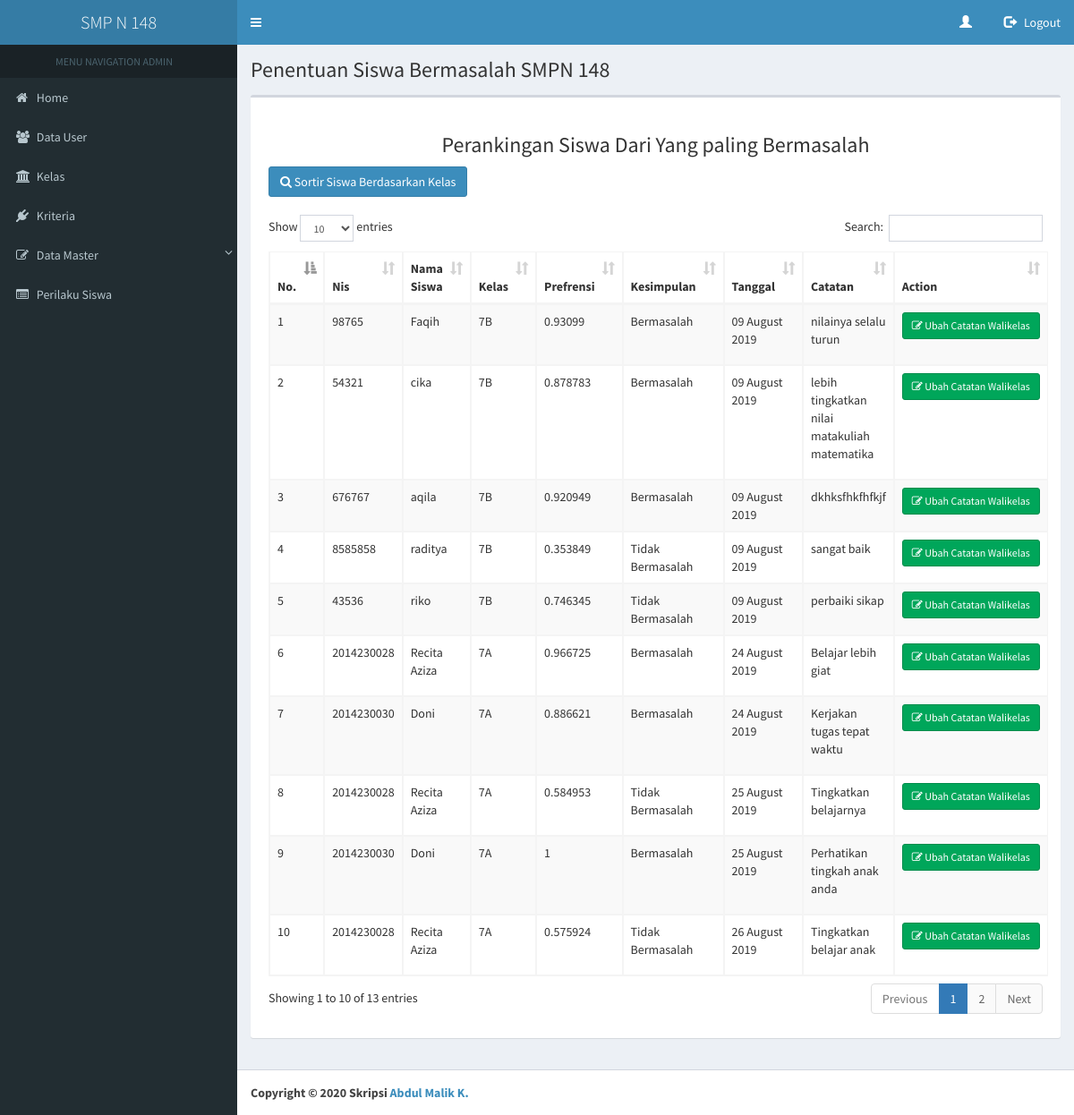
The page /pages/view/home.php?page=hasil_prilaku_siswa2 on the database its author committed.
### tables this page shows
CREATE TABLE `tb_ranking` (
  `id_rank` int(50) NOT NULL,
  `id_sw` int(50) NOT NULL,
  `nis` bigint(50) NOT NULL,
  `nama_sw` varchar(50) NOT NULL,
  `kelas_sw` varchar(50) NOT NULL,
  `prefrensi` float NOT NULL,
  `note` text NOT NULL,
  `tanggal_verifikasi` date NOT NULL
);

### pages/view/hasil_prilaku_siswa2.php (the view, shortened to what this page needs)
<section class="content-header">
  <h1>
    Penentuan Siswa Bermasalah SMPN 148
  </h1>
</section>
<section class="content">
  <div class="row">
    <div class="col-xs-12">
      <div class="box">
          <div class="box-body">
       <!-- <?php
          include "../models/koneksi.php";
          ?>
  <div class="tab-content">
    <div class="box-body">
      <h3><center>Perankingan Siswa Dari Yang paling Bermasalah</center> </h3>
      <a href="#"><button class="btn btn-primary" type="button" data-target="#ModalAdd2" data-toggle="modal"><i class="fa fa-search"></i> Sortir Siswa Berdasarkan Kelas</button></a>
      <br>
      <br>
      <table id="tmp_modal" class="table table-bordered table-striped table-scalable">
            <thead>
              <tr>
                <th>No.</th>
                <th>Nis</th>
                <th>Nama Siswa</th>
                <th>Kelas</th>
                <th>Prefrensi</th>
                <th>Kesimpulan</th>
                <th>Tanggal</th>
                <th>Catatan</th>
                <th>Action</th>
              </tr>
            </thead>
            <tbody>
              <?php
              if(isset($_POST['sortir'])){
                $sortir = $_POST['kelas_sortir'];
                $kelas = $user["kelas"];
                  $queryk = mysqli_query($connect, "SELECT * FROM tb_ranking where kelas_sw = '$sortir' ORDER BY tanggal_verifikasi DESC");
                    if($queryk == false){
                      die ("Terjadi Kesalahan : ". mysqli_error($connect));
                    }
              }else{
                $queryk = mysqli_query($connect, "SELECT * FROM tb_ranking  ORDER BY kelas_sw DESC");
              }
                $no = 1;
                while ($data = mysqli_fetch_array($queryk)){ ?>
                    <tr>
                      <td><?php echo $no; ?></td>
                      <td><?php echo $data['nis']; ?></td>
                      <td><?php echo $data['nama_sw']; ?></td>
                      <td><?php echo $data['kelas_sw']; ?></td>
                      <td><?php echo $data['prefrensi'];?></td>
                      <td>
                        <?php if ($data['prefrensi'] >= 0.8) {
                                  echo "Bermasalah";
                                }else{
                                  echo "Tidak Bermasalah";
                                } ?>
                      </td>
                      <td><?php echo date('d F Y', strtotime($data['tanggal_verifikasi'])); ?></td>
                      <td><?php echo '<p>'.$data['note'].'<p>';?></td>
                      <td>
                        <a href="" onclick="edit(<?php echo "'".$data['id_sw']."','".$data['note']."'";?>)" title="Edit Data" data-toggle="modal" class="btn btn-success btn-sm"><span class="fa fa-edit"> </span> Ubah Catatan Walikelas</a>
                      </td>
                    </tr>
              <?php
                $no++;
                }
              ?>
            </tbody>
          </table>
    </div>
  </div>
</div>
</div>
</div>
</div>
</section>

### rows shown on the page
tb_ranking: nis "98765", nama_sw "Faqih", kelas_sw "7B", prefrensi "0.93099", shows "Bermasalah", tanggal_verifikasi "09 August 2019", note "nilainya selalu turun"
tb_ranking: nis "54321", nama_sw "cika", kelas_sw "7B", prefrensi "0.878783", shows "Bermasalah", tanggal_verifikasi "09 August 2019", note "lebih tingkatkan nilai matakuliah matematika"
tb_ranking: nis "676767", nama_sw "aqila", kelas_sw "7B", prefrensi "0.920949", shows "Bermasalah", tanggal_verifikasi "09 August 2019", note "dkhksfhkfhfkjf"
tb_ranking: nis "8585858", nama_sw "raditya", kelas_sw "7B", prefrensi "0.353849", shows "Tidak Bermasalah", tanggal_verifikasi "09 August 2019", note "sangat baik"
tb_ranking: nis "43536", nama_sw "riko", kelas_sw "7B", prefrensi "0.746345", shows "Tidak Bermasalah", tanggal_verifikasi "09 August 2019", note "perbaiki sikap"
tb_ranking: nis "2014230028", nama_sw "Recita Aziza", kelas_sw "7A", prefrensi "0.966725", shows "Bermasalah", tanggal_verifikasi "24 August 2019", note "Belajar lebih giat"
tb_ranking: nis "2014230030", nama_sw "Doni", kelas_sw "7A", prefrensi "0.886621", shows "Bermasalah", tanggal_verifikasi "24 August 2019", note "Kerjakan tugas tepat waktu"
tb_ranking: nis "2014230028", nama_sw "Recita Aziza", kelas_sw "7A", prefrensi "0.584953", shows "Tidak Bermasalah", tanggal_verifikasi "25 August 2019", note "Tingkatkan belajarnya"
tb_ranking: nis "2014230030", nama_sw "Doni", kelas_sw "7A", prefrensi "1", shows "Bermasalah", tanggal_verifikasi "25 August 2019", note "Perhatikan tingkah anak anda"
tb_ranking: nis "2014230028", nama_sw "Recita Aziza", kelas_sw "7A", prefrensi "0.575924", shows "Tidak Bermasalah", tanggal_verifikasi "26 August 2019", note "Tingkatkan belajar anak"
